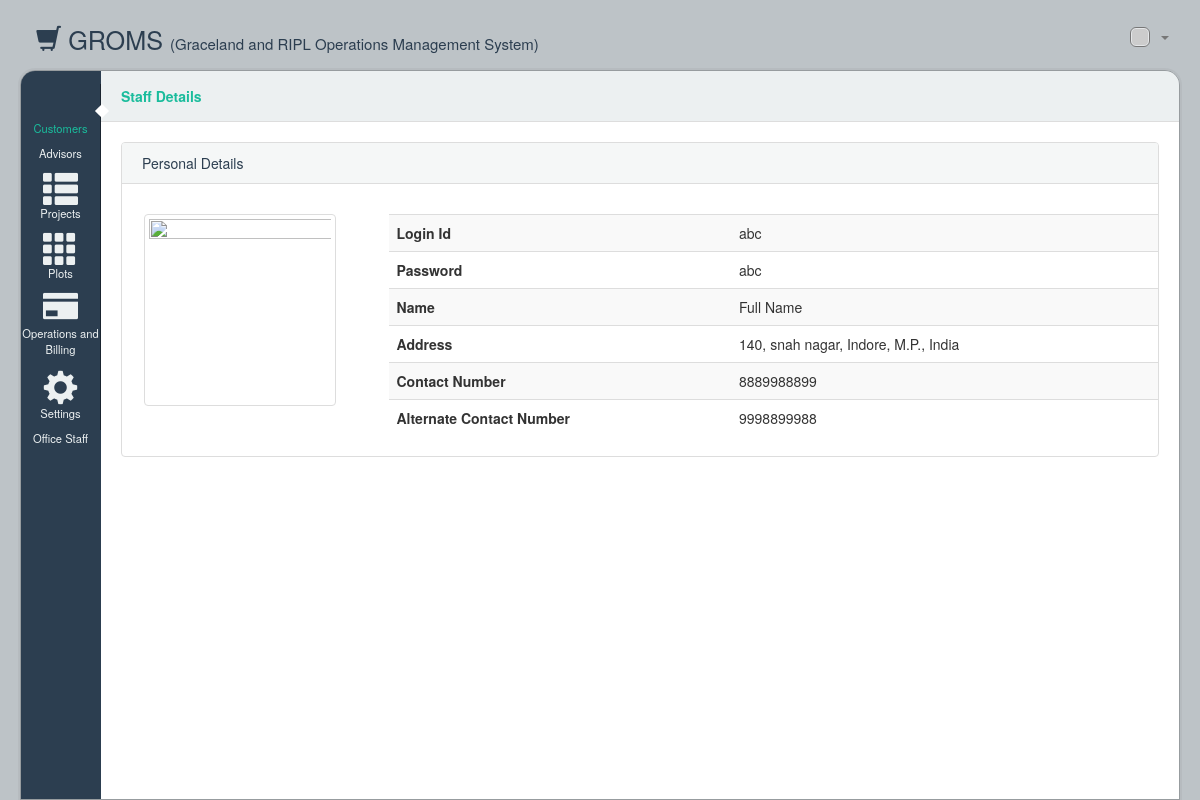
Page /staffmember_detail/1/ on the committed database.
### grom/models.py (models this page shows, shortened)
class StaffUser(models.Model):
	loginid = models.CharField(max_length=50, unique=True)
	password = models.CharField(max_length=50)
	fullname = models.CharField(max_length=100)
	contact_no = models.CharField(max_length=15)
	alternate_contact_no = models.CharField(max_length=15,null=True)
	address = models.TextField()

### grom/views.py (the view)
# urls.py: url(r'^staffmember_detail/(?P<member_id>.+)/$', views.staffmember_detail),
def staffmember_detail(request, member_id):
    member = StaffUser.objects.get(id=member_id)
    return render(request, 'grom/staffmember_detail.html', {'member': member})

### grom/templates/grom/staffmember_detail.html (shortened to what this page needs)
{%extends 'grom/base.html'%}
{%block content%}
      <section id='tools'>
        <ul class='breadcrumb' id='breadcrumb'>
          <li class='title'>Staff Details</li>
        </ul>
        <div id='toolbar'>
        </div>
      </section>
      <div id='content'>
        <div class='panel panel-default'>
          <div class='panel-heading'>
            Personal Details
          </div>
          <div class='panel-body'></div>
          <div class='row'>
            <div align='center' class='col-md-3 col-lg-3'>
              <img class="img-responisve img-thumbnail" alt="" width="192" height="192" src="../assets/images/thumb_default-bc6b0c05.png" />
            </div>
            <div class='col-md-9 col-lg-9'>
              <table class='table table-user-information'>
                <tbody>
                  <tr>
                    <th>Login Id</th>
                    <td>{{member.loginid}}</td>
                  </tr>
                  <tr>
                    <th>Password</th>
                    <td>{{member.password}}</td>
                  </tr>
                  <tr>
                    <th>Name</th>
                    <td>{{member.fullname}}</td>
                  </tr>
                  <tr>
                    <th>Address</th>
                    <td>{{member.address}}</td>
                  </tr>
                  <tr>
                    <th>Contact Number</th>
                    <td>{{member.contact_no}}</td>
                  </tr>
                  <tr>
                    <th>Alternate Contact Number</th>
                    <td>{{member.alternate_contact_no}}</td>
                  </tr>
                </tbody>
              </table>
            </div>
          </div>
        </div>
             </div>
    </div>
   {%endblock content%}

### rows in the picture
StaffUser: loginid "abc", password "abc", fullname "Full Name", address "140, snah nagar, Indore, M.P., India", contact_no "8889988899", alternate_contact_no "9998899988"
